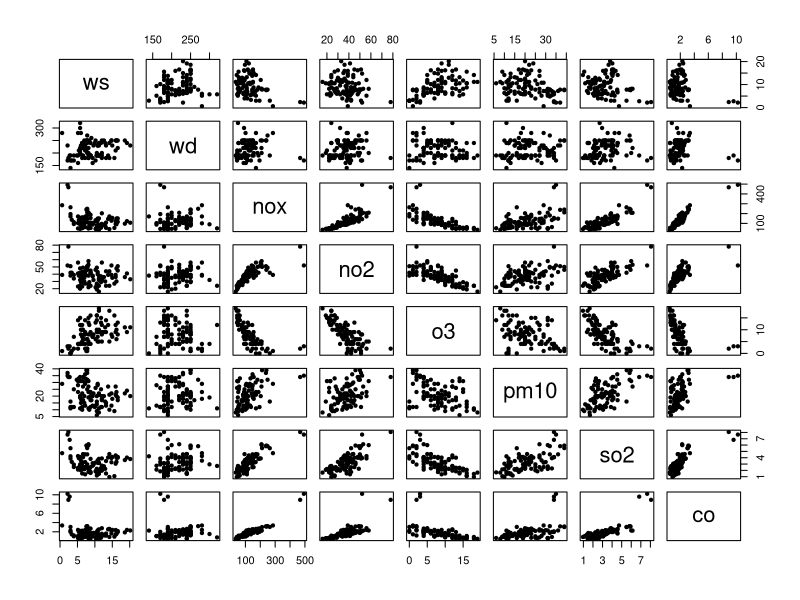
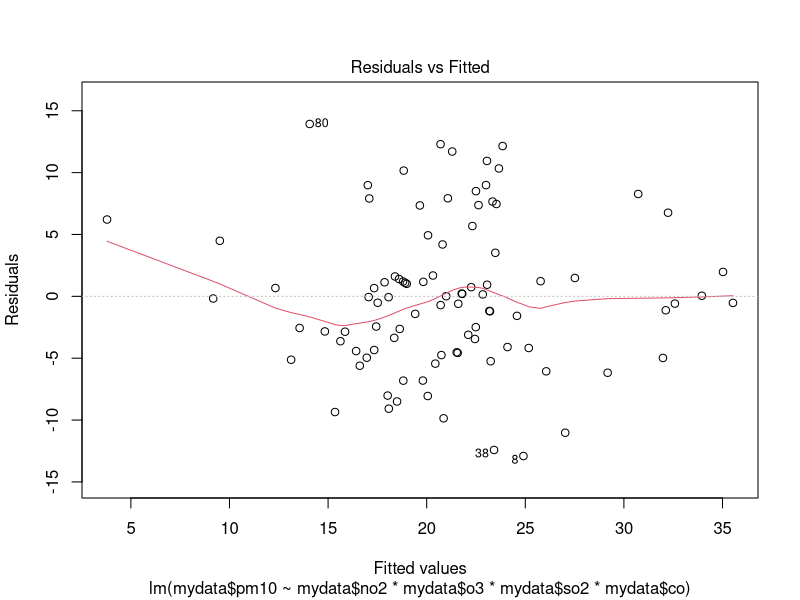
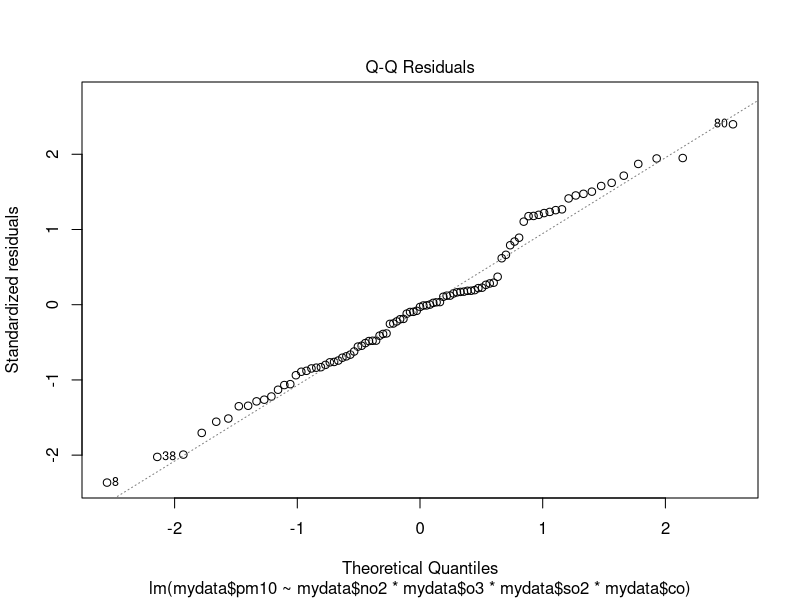
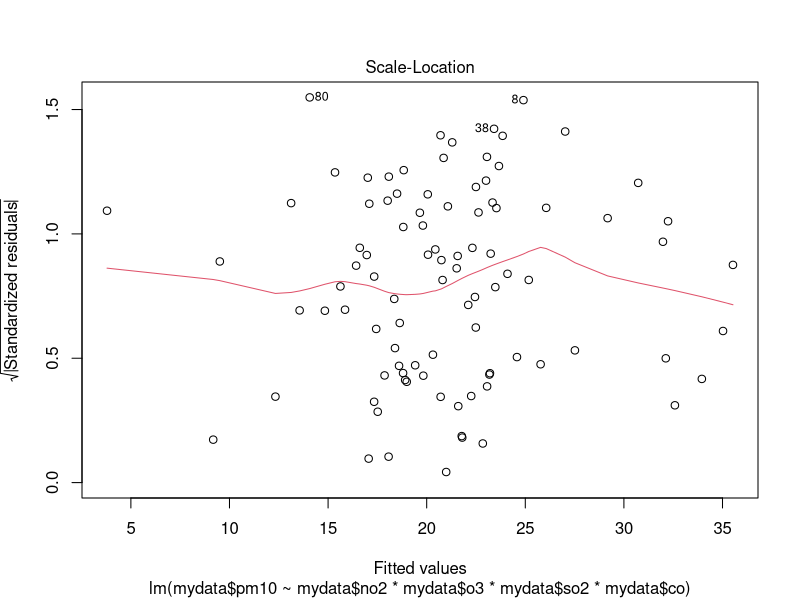
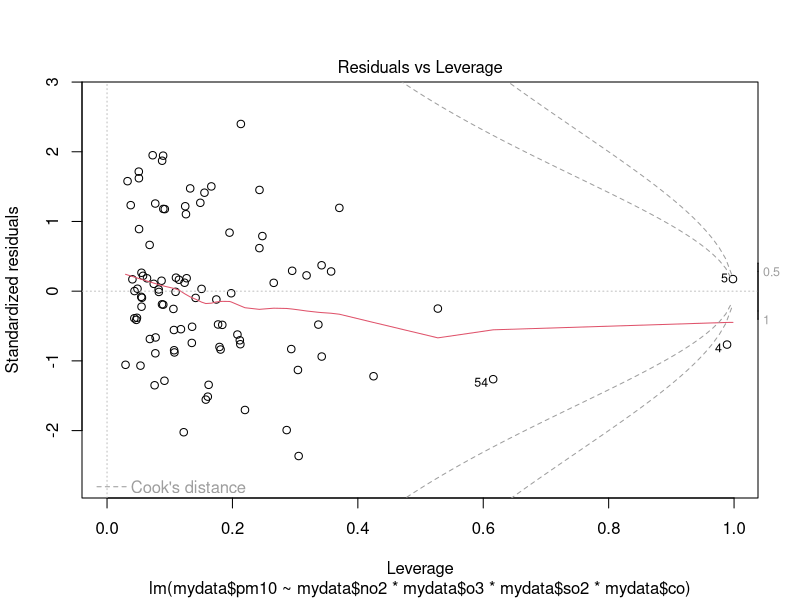

Write R code to recreate these figures, in order.
# Some preliminary analysis for potential data for 333 prject 
setwd('/Users/Qihong/Code/github/STAT333_RegressionAnalysis/333projectCode')
rm(list = ls())
mydata = read.csv('OpenAir_example_data_long.csv')
# verify the dimensionality of the input space
dim(mydata)
# temp: reduce the dim 
mydata = data.frame(mydata[1:100,2:9])

summary(mydata)


pairs(mydata, pch = 20)


lm.fit = lm (mydata$pm10 ~ mydata$no2 * mydata$o3 * mydata$so2 * mydata$co)
summary(lm.fit)
readline("Press <return> to see the linear model") 
plot(lm.fit)
